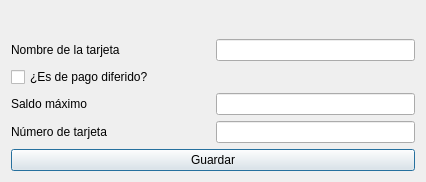
<?xml version="1.0" encoding="UTF-8"?>
<ui version="4.0">
 <class>frmTarjetasIBM</class>
 <widget class="QDialog" name="frmTarjetasIBM">
  <property name="windowModality">
   <enum>Qt::WindowModal</enum>
  </property>
  <property name="geometry">
   <rect>
    <x>0</x>
    <y>0</y>
    <width>426</width>
    <height>170</height>
   </rect>
  </property>
  <property name="windowTitle">
   <string>Nueva tarjeta</string>
  </property>
  <property name="windowIcon">
   <iconset>
    <normaloff>:/xulpmoney/document-edit.png</normaloff>:/xulpmoney/document-edit.png</iconset>
  </property>
  <property name="modal">
   <bool>true</bool>
  </property>
  <layout class="QHBoxLayout" name="horizontalLayout_8">
   <item>
    <layout class="QVBoxLayout" name="verticalLayout">
     <item>
      <widget class="QLabel" name="lblTitulo">
       <property name="font">
        <font>
         <pointsize>14</pointsize>
         <weight>75</weight>
         <bold>true</bold>
        </font>
       </property>
       <property name="styleSheet">
        <string notr="true">color: rgb(0, 128, 0);</string>
       </property>
       <property name="alignment">
        <set>Qt::AlignCenter</set>
       </property>
      </widget>
     </item>
     <item>
      <layout class="QHBoxLayout" name="horizontalLayout_5">
       <item>
        <widget class="QLabel" name="label_5">
         <property name="text">
          <string>Nombre de la tarjeta</string>
         </property>
        </widget>
       </item>
       <item>
        <widget class="QLineEdit" name="txtTarjeta">
         <property name="sizePolicy">
          <sizepolicy hsizetype="Minimum" vsizetype="Fixed">
           <horstretch>0</horstretch>
           <verstretch>0</verstretch>
          </sizepolicy>
         </property>
        </widget>
       </item>
      </layout>
     </item>
     <item>
      <layout class="QHBoxLayout" name="horizontalLayout">
       <item>
        <widget class="QCheckBox" name="chkPagoDiferido">
         <property name="text">
          <string>¿Es de pago diferido?</string>
         </property>
        </widget>
       </item>
      </layout>
     </item>
     <item>
      <layout class="QHBoxLayout" name="horizontalLayout_7">
       <item>
        <widget class="QLabel" name="label_7">
         <property name="text">
          <string>Saldo máximo </string>
         </property>
        </widget>
       </item>
       <item>
        <widget class="myQLineEdit" name="txtSaldoMaximo">
         <property name="sizePolicy">
          <sizepolicy hsizetype="Minimum" vsizetype="Fixed">
           <horstretch>0</horstretch>
           <verstretch>0</verstretch>
          </sizepolicy>
         </property>
        </widget>
       </item>
      </layout>
     </item>
     <item>
      <layout class="QHBoxLayout" name="horizontalLayout_4">
       <item>
        <widget class="QLabel" name="label_4">
         <property name="text">
          <string>Número de tarjeta</string>
         </property>
        </widget>
       </item>
       <item>
        <widget class="QLineEdit" name="txtNumero">
         <property name="sizePolicy">
          <sizepolicy hsizetype="Minimum" vsizetype="Fixed">
           <horstretch>0</horstretch>
           <verstretch>0</verstretch>
          </sizepolicy>
         </property>
        </widget>
       </item>
      </layout>
     </item>
     <item>
      <widget class="QPushButton" name="cmd">
       <property name="text">
        <string>Guardar</string>
       </property>
      </widget>
     </item>
    </layout>
   </item>
  </layout>
 </widget>
 <customwidgets>
  <customwidget>
   <class>myQLineEdit</class>
   <extends>QLineEdit</extends>
   <header location="global">myqlineedit</header>
  </customwidget>
 </customwidgets>
 <resources>
  <include location="../images/xulpymoney.qrc"/>
 </resources>
 <connections/>
</ui>
